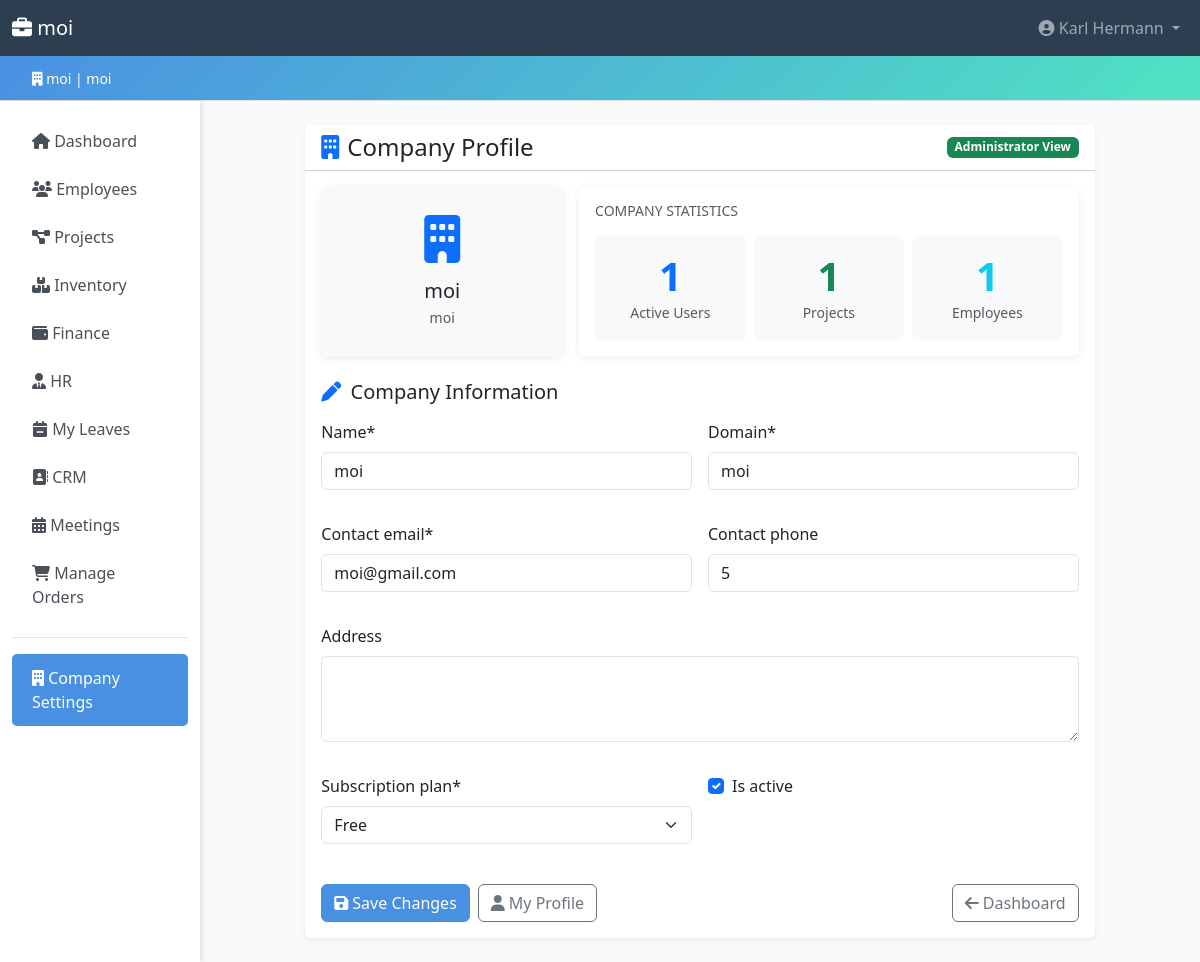
The app's page /profile/company/ (signed in) with its own data.
### accounts/models.py (models this page shows, shortened)
class Company(models.Model):
    PLAN_CHOICES = [
        ('free', 'Free'),
        ('basic', 'Basic'),
        ('premium', 'Premium'),
        ('enterprise', 'Enterprise'),
    ]
    company_id = models.UUIDField(default=uuid.uuid4, editable=False, unique=True)
    name = models.CharField(max_length=200)
    domain = models.CharField(max_length=200, unique=True, db_index=True)
    company_password = models.CharField(max_length=256)  # increased from 128 → 256 for future hash algo headroom
    contact_email = models.EmailField()
    contact_phone = models.CharField(
        max_length=20,
        blank=True,
        validators=[RegexValidator(r'^\+?[\d\s\-().]{7,20}$', 'Enter a valid phone number.')],
    )
    address = models.TextField(blank=True)
    subscription_plan = models.CharField(
        max_length=20,
        choices=PLAN_CHOICES,
        default='free',
    )
    is_active = models.BooleanField(default=True)
    created_at = models.DateTimeField(auto_now_add=True)
    updated_at = models.DateTimeField(auto_now=True)
    class Meta:
        verbose_name_plural = 'Companies'
        ordering = ['name']
        indexes = [
            models.Index(fields=['domain']),
            models.Index(fields=['is_active']),
        ]
    @property
    def active_user_count(self) -> int:
        return self.users.filter(is_active=True).count()

class User(AbstractUser):
    ROLE_CHOICES = [
        ('admin', 'Admin'),
        ('hr_manager', 'HR Manager'),
        ('accountant', 'Accountant'),
        ('manager', 'Manager'),
        ('secretary', 'Secretary'),
        ('stock_manager', 'Stock Manager'),
        ('employee', 'Employee'),
    ]
    username = None  # replaced by email
    email = models.EmailField(unique=True, db_index=True)
    company = models.ForeignKey(
        Company,
        on_delete=models.CASCADE,
        related_name='users',
        null=True,
        blank=True,
    )
    phone = models.CharField(
        max_length=20,
        blank=True,
        validators=[RegexValidator(r'^\+?[\d\s\-().]{7,20}$', 'Enter a valid phone number.')],
    )
    department = models.CharField(max_length=100, blank=True)
    position = models.CharField(max_length=100, blank=True)
    role = models.CharField(
        max_length=20,
        choices=ROLE_CHOICES,
        default='employee',
        db_index=True,
        help_text='User role for access control.',
    )
    is_company_admin = models.BooleanField(
        default=False,
        help_text='Designates whether the user can manage company settings.',
    )
    last_login_ip = models.GenericIPAddressField(null=True, blank=True)
    objects = CustomUserManager()
    USERNAME_FIELD = 'email'
    REQUIRED_FIELDS = ['first_name', 'last_name']
    class Meta:
        ordering = ['email']
        indexes = [
            models.Index(fields=['company', 'role']),
            models.Index(fields=['company', 'is_active']),
        ]
    def get_full_name(self) -> str:
        return f'{self.first_name} {self.last_name}'.strip() or self.email

### accounts/views.py (the view)
# urls.py: path('profile/company/', views.company_profile, name='company_profile'),
@login_required
@require_http_methods(['GET', 'POST'])
def company_profile(request):
    if not request.user.is_company_admin:
        raise PermissionDenied('Only company administrators can access this page.')
    company = request.user.company
    if company is None:
        messages.error(request, 'You are not associated with any company.')
        return redirect('core:dashboard')
    if request.method == 'POST':
        form = CompanyProfileForm(request.POST, instance=company)
        if form.is_valid():
            form.save()
            messages.success(request, 'Company profile updated successfully!')
            return redirect('accounts:company_profile')
    else:
        form = CompanyProfileForm(instance=company)
    return render(request, 'accounts/company_profile.html', {
        'form': form,
        'company': company,
        'title': 'Company Profile',
    })

### templates/accounts/company_profile.html (shortened to what this page needs)
{% extends 'base.html' %}
{% load crispy_forms_tags %}
{% block content %}
<div class="row justify-content-center">
    <div class="col-md-10">
        <div class="card shadow-sm">
            <div class="card-header bg-white d-flex justify-content-between align-items-center">
                <h4 class="mb-0">
                    <i class="fas fa-building me-2 text-primary" aria-hidden="true"></i>Company Profile
                </h4>
                <span class="badge bg-success">Administrator View</span>
            </div>
            <div class="card-body">
                <div class="row g-3 mb-4">
                    <div class="col-md-4">
                        <div class="card bg-light text-center h-100">
                            <div class="card-body d-flex flex-column align-items-center justify-content-center">
                                <i class="fas fa-building fa-3x text-primary mb-3" aria-hidden="true"></i>
                                <h5 class="mb-1">{{ company.name }}</h5>
                                <p class="text-muted small mb-0">{{ company.domain }}</p>
                            </div>
                        </div>
                    </div>
                    <div class="col-md-8">
                        <div class="card h-100">
                            <div class="card-body">
                                <h6 class="card-title text-muted text-uppercase small mb-3">Company Statistics</h6>
                                <div class="row text-center g-2">
                                    <div class="col-4">
                                        <div class="p-3 bg-light rounded">
                                            <p class="display-6 mb-0 fw-bold text-primary">{{ company.active_user_count }}</p>
                                            <small class="text-muted">Active Users</small>
                                        </div>
                                    </div>
                                    <div class="col-4">
                                        <div class="p-3 bg-light rounded">
                                            <p class="display-6 mb-0 fw-bold text-success">{{ company.projects.count }}</p>
                                            <small class="text-muted">Projects</small>
                                        </div>
                                    </div>
                                    <div class="col-4">
                                        <div class="p-3 bg-light rounded">
                                            <p class="display-6 mb-0 fw-bold text-info">{{ company.employees.count }}</p>
                                            <small class="text-muted">Employees</small>
                                        </div>
                                    </div>
                                </div>
                            </div>
                        </div>
                    </div>
                </div>
                <form method="post" novalidate>
                    <h5 class="mb-3">
                        <i class="fas fa-pen me-1 text-primary" aria-hidden="true"></i>
                        Company Information
                    </h5>
                    <div class="row g-3">
                        <div class="col-md-6">{{ form.name|as_crispy_field }}</div>
                        <div class="col-md-6">{{ form.domain|as_crispy_field }}</div>
                        <div class="col-md-6">{{ form.contact_email|as_crispy_field }}</div>
                        <div class="col-md-6">{{ form.contact_phone|as_crispy_field }}</div>
                        <div class="col-12">{{ form.address|as_crispy_field }}</div>
                        <div class="col-md-6">{{ form.subscription_plan|as_crispy_field }}</div>
                        <div class="col-md-6">{{ form.is_active|as_crispy_field }}</div>
                    </div>
                    <div class="d-flex justify-content-between mt-4 flex-wrap gap-2">
                        <div class="d-flex gap-2">
                            <button type="submit" class="btn btn-primary">
                                <i class="fas fa-save me-1" aria-hidden="true"></i>Save Changes
                            </button>
                            <a href="{% url 'accounts:user_profile' %}" class="btn btn-outline-secondary">
                                <i class="fas fa-user me-1" aria-hidden="true"></i>My Profile
                            </a>
                        </div>
                        <a href="{% url 'core:dashboard' %}" class="btn btn-outline-secondary">
                            <i class="fas fa-arrow-left me-1" aria-hidden="true"></i>Dashboard
                        </a>
                    </div>
                </form>
            </div>
        </div>
    </div>
</div>
{% endblock %}

### templates/base.html (shortened to what this page needs)
<!DOCTYPE html>
{% load role_tags %}
<html lang="en">
<head>
    <link href="https://cdn.jsdelivr.net/npm/bootstrap@5.3.0/dist/css/bootstrap.min.css" rel="stylesheet">
    <link rel="stylesheet" href="https://cdnjs.cloudflare.com/ajax/libs/font-awesome/6.4.0/css/all.min.css">
</head>
<body>
    {% if user.is_authenticated %}
    <nav class="navbar navbar-expand-lg navbar-dark">
        <div class="container-fluid">
            <a class="navbar-brand" href="{% url 'core:dashboard' %}">
                <i class="fas fa-briefcase"></i> {{ company.name }}
            </a>
            <div class="collapse navbar-collapse" id="navbarNav">
                <ul class="navbar-nav ms-auto">
                    <li class="nav-item dropdown">
                        <a class="nav-link dropdown-toggle" href="#" id="navbarDropdown" role="button" data-bs-toggle="dropdown">
                            <i class="fas fa-user-circle"></i> {{ user.get_full_name }}
                        </a>
                    </li>
                </ul>
            </div>
        </div>
    </nav>
    <div class="company-banner">
        <div class="container-fluid">
            <small><i class="fas fa-building"></i> {{ company.name }} | {{ company.domain }}</small>
        </div>
    </div>
    {% endif %}
    <div class="container-fluid">
        <div class="row">
            {% if user.is_authenticated %}
            <nav class="col-md-2 d-md-block sidebar py-3">
                <div class="position-sticky">
                    <ul class="nav flex-column">
                        <li class="nav-item">
                            <a class="nav-link {% if request.resolver_match.app_name == 'core' and request.resolver_match.url_name == 'dashboard' %}active{% endif %}"
                               href="{% url 'core:dashboard' %}">
                                <i class="fas fa-home"></i> Dashboard
                            </a>
                        </li>
                        {% if user|has_role:'admin,hr_manager,manager,accountant,secretary,stock_manager,employee' %}
                        <li class="nav-item">
                            <a class="nav-link {% if request.resolver_match.app_name == 'employees' %}active{% endif %}"
                               href="{% url 'employees:employee_list' %}">
                                <i class="fas fa-users"></i> Employees
                            </a>
                        </li>
                        {% endif %}
                        {% if user|has_role:'admin,hr_manager,manager,accountant,secretary,stock_manager,employee' %}
                        <li class="nav-item">
                            <a class="nav-link {% if request.resolver_match.app_name == 'projects' %}active{% endif %}"
                               href="{% url 'projects:project_list' %}">
                                <i class="fas fa-project-diagram"></i> Projects
                            </a>
                        </li>
                        {% endif %}
                        {% if user|has_role:'admin,manager,hr_manager,accountant,secretary,stock_manager,employee' %}
                        <li class="nav-item">
                            <a class="nav-link {% if request.resolver_match.app_name == 'inventory' %}active{% endif %}"
                               href="{% url 'inventory:stock_list' %}">
                                <i class="fas fa-boxes"></i> Inventory
                            </a>
                        </li>
                        {% endif %}
                        {% if user|has_role:'admin,accountant,manager' %}
                        <li class="nav-item">
                            <a class="nav-link {% if request.resolver_match.app_name == 'finance' %}active{% endif %}"
                               href="{% url 'finance:account_list' %}">
                                <i class="fas fa-wallet"></i> Finance
                            </a>
                        </li>
                        {% endif %}
                        {% if user|has_role:'admin,hr_manager' %}
                        <li class="nav-item">
                            <a class="nav-link {% if request.resolver_match.app_name == 'hr' %}active{% endif %}"
                               href="{% url 'hr:position_list' %}">
                                <i class="fas fa-user-tie"></i> HR
                            </a>
                        </li>
                        {% endif %}
                        {% if user|has_role:'admin,hr_manager,manager,secretary,accountant,stock_manager,employee' %}
                        <li class="nav-item">
                            <a class="nav-link {% if request.resolver_match.app_name == 'hr' and 'leave' in request.resolver_match.url_name %}active{% endif %}"
                               href="{% url 'hr:my_leave_list' %}">
                                <i class="fas fa-calendar-minus"></i> My Leaves
                            </a>
                        </li>
                        {% endif %}
                        {% if user|has_role:'admin,manager,secretary' %}
                        <li class="nav-item">
                            <a class="nav-link {% if request.resolver_match.app_name == 'crm' %}active{% endif %}"
                               href="{% url 'crm:contact_list' %}">
                                <i class="fas fa-address-book"></i> CRM
                            </a>
                        </li>
                        {% endif %}
                        {% if user|has_role:'admin,hr_manager,manager,secretary,accountant,employee' %}
                        <li class="nav-item">
                            <a class="nav-link {% if request.resolver_match.app_name == 'meetings' %}active{% endif %}"
                               href="{% url 'meetings:dashboard' %}">
                                <i class="fas fa-calendar-alt"></i> Meetings
                            </a>
                        </li>
                        {% endif %}
                        {% if is_company_admin or user.is_superuser %}
                        <li class="nav-item">
                            <a class="nav-link {% if request.resolver_match.app_name == 'marketplace' and request.resolver_match.url_name == 'admin_order_dashboard' %}active{% endif %}"
                               href="{% url 'marketplace:admin_order_dashboard' %}">
                                <i class="fas fa-shopping-cart"></i> Manage Orders
                            </a>
                        </li>
                        {% endif %}
                        {% if is_company_admin or user.is_superuser %}
                        <li class="nav-item mt-3 border-top pt-3">
                            <a class="nav-link {% if request.resolver_match.app_name == 'accounts' and request.resolver_match.url_name == 'company_profile' %}active{% endif %}"
                               href="{% url 'accounts:company_profile' %}">
                                <i class="fas fa-building"></i> Company Settings
                            </a>
                        </li>
                        {% endif %}
                    </ul>
                </div>
            </nav>
            {% endif %}
            <main class="col-md-10 ms-sm-auto px-md-4 py-4">
                {% block content %}{% endblock %}
            </main>
        </div>
    </div>
</body>
</html>

### records on screen
Company: name "moi", domain "moi", active_user_count "1", projects.count "1", employees.count "1", contact_email "moi@gmail.com", contact_phone "5", subscription_plan "Free", is_active "☑"
User: get_full_name "Karl Hermann"
